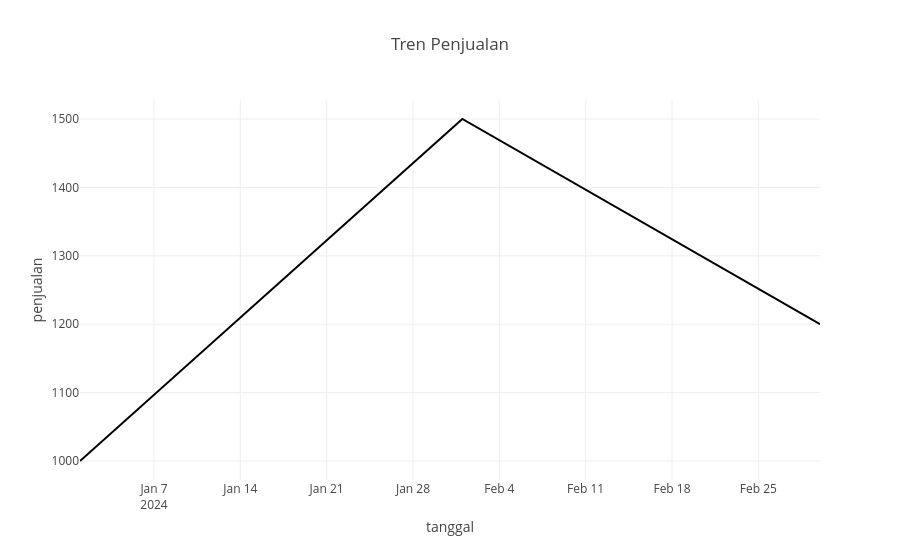

The code cell stored with this chart in its notebook:
### Code cell
# Data
df = pd.DataFrame({
    'tanggal': ['2024-01', '2024-02', '2024-03'],
    'penjualan': [1000, 1500, 1200]
})

# Buat plot
fig = px.line(df, x='tanggal', y='penjualan', 
              title='Tren Penjualan')
fig  # Tampilkan chart di Jupyter Notebook

### Figure 1 — Plotly figure (JSON) as saved in the notebook; plotly's stock layout.template omitted (floating-point values rounded to 4 significant figures)
{"data": [{"hovertemplate": "tanggal=%{x}<br>penjualan=%{y}<extra></extra>", "legendgroup": "", "line": {"color": "#000001", "dash": "solid"}, "marker": {"symbol": "circle"}, "mode": "lines", "name": "", "orientation": "v", "showlegend": false, "type": "scatter", "x": ["2024-01", "2024-02", "2024-03"], "xaxis": "x", "y": [1000, 1500, 1200], "yaxis": "y"}], "layout": {"legend": {"tracegroupgap": 0}, "title": {"text": "Tren Penjualan"}, "xaxis": {"anchor": "y", "domain": [0, 1], "title": {"text": "tanggal"}}, "yaxis": {"anchor": "x", "domain": [0, 1], "title": {"text": "penjualan"}}}}
